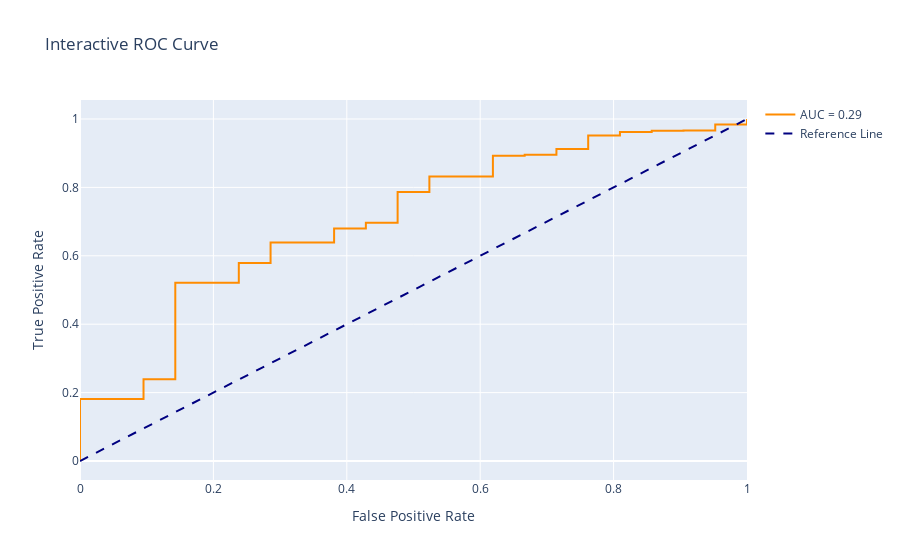

The code cell stored with this chart in its notebook:
### Code cell
trace = go.Scatter(x=tpr, y=fpr, mode='lines', name='AUC = %0.2f' % auc,
                   line=dict(color='darkorange', width=2))
reference_line = go.Scatter(x=[0,1], y=[0,1], mode='lines', name='Reference Line',
                            line=dict(color='navy', width=2, dash='dash'))
fig = go.Figure(data=[trace, reference_line])
fig.update_layout(title='Interactive ROC Curve',
                  xaxis_title='False Positive Rate',
                  yaxis_title='True Positive Rate')
fig.show()

### Figure 1 — Plotly figure (JSON) as saved in the notebook; plotly's stock layout.template omitted (floating-point values rounded to 4 significant figures)
{"data": [{"line": {"color": "darkorange", "width": 2}, "mode": "lines", "name": "AUC = 0.29", "type": "scatter", "x": [0, 0, 0, 0.09524, 0.09524, 0.1429, 0.1429, 0.1429, 0.1429, 0.2381, 0.2381, 0.2381, 0.2381, 0.2857, 0.2857, 0.381, 0.381, 0.4286, 0.4286, 0.4762, 0.4762, 0.5238, 0.5238, 0.619, 0.619, 0.6667, 0.6667, 0.7143, 0.7143, 0.7619, 0.7619, 0.8095, 0.8095, 0.8571, 0.8571, 0.9048, 0.9048, 0.9524, 0.9524, 1, 1], "y": [0, 0.0009328, 0.181, 0.181, 0.2388, 0.2388, 0.2901, 0.292, 0.5215, 0.5215, 0.541, 0.5429, 0.5793, 0.5793, 0.639, 0.639, 0.68, 0.68, 0.6968, 0.6968, 0.7864, 0.7864, 0.8321, 0.8321, 0.8927, 0.8927, 0.8955, 0.8955, 0.9123, 0.9123, 0.9515, 0.9515, 0.9618, 0.9618, 0.9655, 0.9655, 0.9664, 0.9664, 0.9841, 0.9841, 1]}, {"line": {"color": "navy", "dash": "dash", "width": 2}, "mode": "lines", "name": "Reference Line", "type": "scatter", "x": [0, 1], "y": [0, 1]}], "layout": {"title": {"text": "Interactive ROC Curve"}, "xaxis": {"title": {"text": "False Positive Rate"}}, "yaxis": {"title": {"text": "True Positive Rate"}}}}
